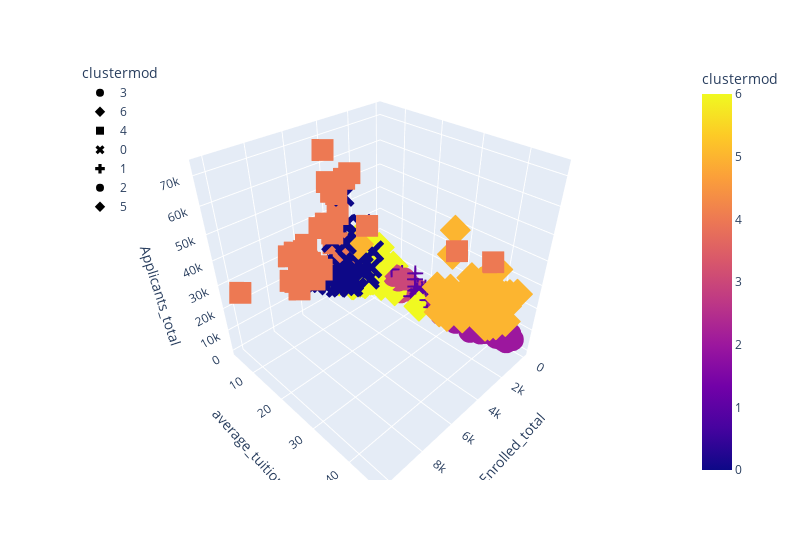

This figure's notebook cell:
### Code cell
test_cluster_amount(colleges_df,7)
colleges_df.hvplot.scatter(x="Enrolled_total", y="average_tuition", by="clustermod")

fig = px.scatter_3d(
    colleges_df,
    x="Enrolled_total",
    y="average_tuition",
    z="Applicants_total",
    color="clustermod",
    symbol="clustermod",
    width=800,
)
fig.update_layout(legend=dict(x=0, y=1))
fig.show()

### Figure 1 — Plotly figure (JSON) as saved in the notebook; plotly's stock layout.template omitted (floating-point values rounded to 4 significant figures; data arrays with more than 128 entries replaced by an {"elided": "..."} marker saying what was removed)
{"data": [{"hovertemplate": "clustermod=%{marker.color}<br>Enrolled_total=%{x}<br>average_tuition=%{y}<br>Applicants_total=%{z}<extra></extra>", "legendgroup": "3", "marker": {"color": {"elided": "235 int values"}, "coloraxis": "coloraxis", "symbol": "circle"}, "mode": "markers", "name": "3", "scene": "scene", "showlegend": true, "type": "scatter3d", "x": {"elided": "235 int values"}, "y": {"elided": "235 float values"}, "z": {"elided": "235 int values"}}, {"hovertemplate": "clustermod=%{marker.color}<br>Enrolled_total=%{x}<br>average_tuition=%{y}<br>Applicants_total=%{z}<extra></extra>", "legendgroup": "6", "marker": {"color": {"elided": "136 int values"}, "coloraxis": "coloraxis", "symbol": "diamond"}, "mode": "markers", "name": "6", "scene": "scene", "showlegend": true, "type": "scatter3d", "x": {"elided": "136 int values"}, "y": {"elided": "136 float values"}, "z": {"elided": "136 int values"}}, {"hovertemplate": "clustermod=%{marker.color}<br>Enrolled_total=%{x}<br>average_tuition=%{y}<br>Applicants_total=%{z}<extra></extra>", "legendgroup": "4", "marker": {"color": [4, 4, 4, 4, 4, 4, 4, 4, 4, 4, 4, 4, 4, 4, 4, 4, 4, 4, 4, 4, 4, 4, 4, 4, 4, 4, 4, 4, 4, 4, 4, 4, 4, 4], "coloraxis": "coloraxis", "symbol": "square"}, "mode": "markers", "name": "4", "scene": "scene", "showlegend": true, "type": "scatter3d", "x": [6454, 7171, 7401, 4526, 4276, 4149, 4162, 5208, 5077, 5620, 4575, 4139, 2922, 6068, 2990, 6048, 6373, 3904, 7329, 7604, 4020, 6200, 8061, 5544, 6337, 5207, 7130, 7649, 10241, 7249, 4690, 6253, 6279, 6422], "y": [8.787, 9.359, 9.675, 5.84, 5.835, 6.096, 12.38, 13.4, 12.66, 12.21, 12.75, 6.282, 43.65, 5.792, 5.923, 5.993, 5.777, 5.936, 14.05, 9.698, 8.785, 12.65, 12.21, 13.08, 12.97, 42.44, 9.807, 16.17, 8.455, 9.7, 19.49, 11.01, 9.857, 9.61], "z": [30975, 21770, 26329, 38909, 55019, 29339, 61717, 49820, 56515, 72676, 60832, 51163, 47358, 31820, 16549, 29579, 27107, 28512, 33203, 37826, 26247, 46813, 31479, 43048, 30631, 57845, 31359, 47552, 31387, 38161, 48054, 30199, 23324, 31083]}, {"hovertemplate": "clustermod=%{marker.color}<br>Enrolled_total=%{x}<br>average_tuition=%{y}<br>Applicants_total=%{z}<extra></extra>", "legendgroup": "0", "marker": {"color": [0, 0, 0, 0, 0, 0, 0, 0, 0, 0, 0, 0, 0, 0, 0, 0, 0, 0, 0, 0, 0, 0, 0, 0, 0, 0, 0, 0, 0, 0, 0, 0, 0, 0, 0, 0, 0, 0, 0, 0, 0, 0, 0, 0, 0, 0, 0, 0, 0, 0, 0, 0, 0, 0, 0, 0, 0, 0, 0, 0, 0, 0, 0, 0, 0, 0, 0, 0, 0, 0, 0, 0, 0, 0, 0, 0, 0, 0, 0, 0, 0, 0, 0, 0], "coloraxis": "coloraxis", "symbol": "x"}, "mode": "markers", "name": "0", "scene": "scene", "showlegend": true, "type": "scatter3d", "x": [3726, 4772, 4339, 3635, 3120, 3139, 2908, 3151, 4034, 4741, 3807, 3384, 5846, 4443, 3755, 4224, 3479, 3044, 3460, 4936, 3194, 3104, 2981, 2679, 3616, 3796, 5366, 4460, 3771, 4702, 5725, 2748, 4672, 2963, 2636, 4078, 2167, 3190, 6194, 4420, 3773, 830, 3424, 1971, 3669, 2709, 4015, 3915, 3541, 4398, 3812, 4486, 4111, 3644, 4244, 3872, 4052, 3516, 4031, 1465, 3678, 4390, 3463, 4625, 3276, 4276, 3434, 4617, 5181, 2713, 4493, 4785, 4427, 3824, 3124, 3011, 4325, 2943, 5364, 3525, 3520, 4163, 5135, 3492], "y": [8.974, 8.877, 7.329, 7.79, 5.847, 5.914, 5.847, 6.254, 12.47, 13.17, 6.045, 6.598, 9.373, 8.202, 11.09, 11.3, 4.42, 9.779, 8.658, 9.578, 5.431, 12.81, 12.25, 12.54, 8.728, 8.372, 7.484, 7.825, 9.435, 9.381, 6.745, 8.009, 12.89, 10.47, 8.863, 9.899, 10.03, 9.737, 9.04, 7.708, 6.408, 27.65, 6.053, 5.622, 7.705, 7.282, 5.543, 7.427, 5.639, 7.385, 9.677, 10.51, 9.466, 13.33, 10.07, 7.192, 8.453, 7.794, 9.013, 7.606, 16.19, 13.43, 12.48, 10.31, 6.952, 9.016, 7.838, 8.099, 7.378, 8.784, 7.152, 7.346, 4.635, 5.68, 6.907, 9.37, 8.573, 8.025, 10.59, 10.06, 11.87, 11.23, 5.907, 8.827], "z": [15745, 33989, 18908, 36941, 28143, 16242, 27321, 19702, 30391, 55258, 31462, 25155, 22473, 17970, 27479, 25458, 24889, 14645, 13890, 18458, 9471, 14603, 15354, 25914, 17118, 12230, 16539, 21642, 12389, 19810, 16169, 17750, 36012, 19262, 11929, 18122, 11524, 14621, 20956, 10929, 7343, 4432, 11467, 30758, 23093, 30300, 15535, 28437, 13742, 20700, 10575, 16002, 15970, 22520, 20765, 11064, 10991, 12414, 21263, 5751, 24871, 18813, 18500, 23429, 9845, 14396, 17407, 18299, 18939, 10679, 15239, 19170, 11423, 9052, 11354, 20805, 22648, 10201, 19112, 14156, 28984, 14887, 16521, 8944]}, {"hovertemplate": "clustermod=%{marker.color}<br>Enrolled_total=%{x}<br>average_tuition=%{y}<br>Applicants_total=%{z}<extra></extra>", "legendgroup": "1", "marker": {"color": {"elided": "387 int values"}, "coloraxis": "coloraxis", "symbol": "cross"}, "mode": "markers", "name": "1", "scene": "scene", "showlegend": true, "type": "scatter3d", "x": {"elided": "387 int values"}, "y": {"elided": "387 float values"}, "z": {"elided": "387 int values"}}, {"hovertemplate": "clustermod=%{marker.color}<br>Enrolled_total=%{x}<br>average_tuition=%{y}<br>Applicants_total=%{z}<extra></extra>", "legendgroup": "2", "marker": {"color": {"elided": "197 int values"}, "coloraxis": "coloraxis", "symbol": "circle"}, "mode": "markers", "name": "2", "scene": "scene", "showlegend": true, "type": "scatter3d", "x": {"elided": "197 int values"}, "y": {"elided": "197 float values"}, "z": {"elided": "197 int values"}}, {"hovertemplate": "clustermod=%{marker.color}<br>Enrolled_total=%{x}<br>average_tuition=%{y}<br>Applicants_total=%{z}<extra></extra>", "legendgroup": "5", "marker": {"color": [5, 5, 5, 5, 5, 5, 5, 5, 5, 5, 5, 5, 5, 5, 5, 5, 5, 5, 5, 5, 5, 5, 5, 5, 5, 5, 5, 5, 5, 5, 5, 5, 5, 5, 5, 5, 5, 5, 5, 5, 5, 5, 5, 5, 5, 5, 5], "coloraxis": "coloraxis", "symbol": "diamond"}, "mode": "markers", "name": "5", "scene": "scene", "showlegend": true, "type": "scatter3d", "x": [3827, 1148, 1413, 1803, 1627, 2387, 1570, 2140, 673, 1363, 1426, 2425, 2512, 2037, 2070, 1609, 1390, 2215, 3877, 1659, 1115, 1314, 1638, 1610, 1098, 1415, 3223, 1967, 1488, 1848, 2784, 2792, 3487, 1714, 1252, 1761, 1442, 3040, 2421, 1659, 1543, 1613, 3190, 1431, 1936, 1990, 1677], "y": [12.93, 38.25, 38.55, 36.93, 38.73, 45.04, 42.32, 40.39, 23.8, 41.83, 44.74, 31.44, 33.89, 42.88, 42.23, 44.37, 42.95, 43.06, 42.29, 40.13, 41.37, 43.96, 34.66, 42.73, 43.81, 46.24, 42.49, 41.21, 34.83, 35.85, 32.61, 34.66, 38.36, 42.8, 39.76, 32.69, 44.89, 35.27, 43.06, 42.05, 43.1, 41.59, 32.81, 40.55, 33.44, 32.54, 41.91], "z": [33137, 14808, 13735, 20699, 17545, 21756, 20115, 28907, 4328, 17475, 30304, 19957, 14355, 32060, 17647, 30122, 21336, 24538, 44006, 35023, 18989, 18419, 13389, 30117, 23110, 31851, 39999, 36189, 22733, 12885, 16354, 51634, 28269, 30374, 18418, 15719, 18884, 43945, 31282, 14966, 28919, 31099, 29249, 12080, 18551, 23432, 38828]}], "layout": {"coloraxis": {"colorbar": {"title": {"text": "clustermod"}}, "colorscale": [[0, "#0d0887"], [0.1111, "#46039f"], [0.2222, "#7201a8"], [0.3333, "#9c179e"], [0.4444, "#bd3786"], [0.5556, "#d8576b"], [0.6667, "#ed7953"], [0.7778, "#fb9f3a"], [0.8889, "#fdca26"], [1, "#f0f921"]]}, "legend": {"title": {"text": "clustermod"}, "tracegroupgap": 0, "x": 0, "y": 1}, "margin": {"t": 60}, "scene": {"domain": {"x": [0, 1], "y": [0, 1]}, "xaxis": {"title": {"text": "Enrolled_total"}}, "yaxis": {"title": {"text": "average_tuition"}}, "zaxis": {"title": {"text": "Applicants_total"}}}, "width": 800}}
